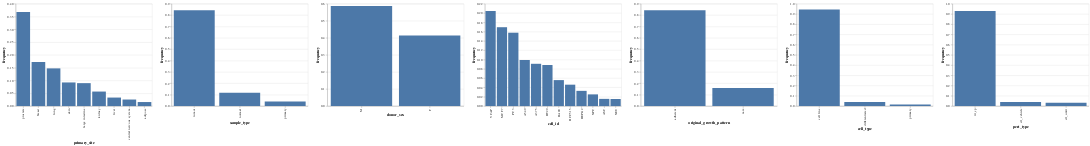

Notebook code cell kept with this figure:
### Markdown cell above
Next we can examine the frequency of each metadata field in our dataset.

### Code cell
fields = [
    "primary_site",
    "sample_type",
    "donor_sex",
    "cell_id",
    "original_growth_pattern",
    "cell_type",
    "pert_type",
]
alt.hconcat(*[dataset.plot_meta_counts(field) for field in fields])

### Figure 1 — Vega-Lite specification as saved in the notebook (floating-point values rounded to 4 significant figures)
{"$schema": "https://vega.github.io/schema/vega-lite/v3.3.0.json", "config": {"mark": {"tooltip": null}, "view": {"height": 300, "width": 400}}, "datasets": {"data-1839b53fefb994384ce65ab761bbb26b": [{"frequency": 0.8423, "original_growth_pattern": "adherent"}, {"frequency": 0.1577, "original_growth_pattern": "mix"}], "data-482d76b7ea06c905145fcdeef9f92a31": [{"frequency": 0.8425, "sample_type": "tumor"}, {"frequency": 0.117, "sample_type": "normal"}, {"frequency": 0.04054, "sample_type": "primary"}], "data-8ab61c9d63771bb66da40cfa06fbea1d": [{"frequency": 0.928, "pert_type": "trt_cp"}, {"frequency": 0.03912, "pert_type": "ctl_vehicle"}, {"frequency": 0.03292, "pert_type": "ctl_untrt"}], "data-c115a18ba832446076d4918ecd0d3e21": [{"cell_type": "cell line", "frequency": 0.9442}, {"cell_type": "differentiated", "frequency": 0.04032}, {"cell_type": "primary", "frequency": 0.01544}], "data-ca696c7f43cf8b647e65c46e85768471": [{"donor_sex": "M", "frequency": 0.5862}, {"donor_sex": "F", "frequency": 0.4138}], "data-d9ac7186b30b2984b872ac4c8e295637": [{"frequency": 0.3676, "primary_site": "prostate"}, {"frequency": 0.1722, "primary_site": "breast"}, {"frequency": 0.1473, "primary_site": "lung"}, {"frequency": 0.09228, "primary_site": "skin"}, {"frequency": 0.08959, "primary_site": "large intestine"}, {"frequency": 0.05666, "primary_site": "kidney"}, {"frequency": 0.03318, "primary_site": "liver"}, {"frequency": 0.02549, "primary_site": "central nervous system"}, {"frequency": 0.01568, "primary_site": "adipose"}], "data-e29a96d30b94cd99a52d038d55815334": [{"cell_id": "VCAP", "frequency": 0.2043}, {"cell_id": "MCF7", "frequency": 0.1695}, {"cell_id": "PC3", "frequency": 0.1577}, {"cell_id": "A549", "frequency": 0.0991}, {"cell_id": "A375", "frequency": 0.09087}, {"cell_id": "HT29", "frequency": 0.08823}, {"cell_id": "HA1E", "frequency": 0.0558}, {"cell_id": "HCC515", "frequency": 0.04597}, {"cell_id": "HEPG2", "frequency": 0.03268}, {"cell_id": "NPC", "frequency": 0.0251}, {"cell_id": "ASC", "frequency": 0.01544}, {"cell_id": "NEU", "frequency": 0.01522}]}, "hconcat": [{"data": {"name": "data-d9ac7186b30b2984b872ac4c8e295637"}, "encoding": {"x": {"field": "primary_site", "sort": null, "type": "nominal"}, "y": {"field": "frequency", "type": "quantitative"}}, "mark": "bar"}, {"data": {"name": "data-482d76b7ea06c905145fcdeef9f92a31"}, "encoding": {"x": {"field": "sample_type", "sort": null, "type": "nominal"}, "y": {"field": "frequency", "type": "quantitative"}}, "mark": "bar"}, {"data": {"name": "data-ca696c7f43cf8b647e65c46e85768471"}, "encoding": {"x": {"field": "donor_sex", "sort": null, "type": "nominal"}, "y": {"field": "frequency", "type": "quantitative"}}, "mark": "bar"}, {"data": {"name": "data-e29a96d30b94cd99a52d038d55815334"}, "encoding": {"x": {"field": "cell_id", "sort": null, "type": "nominal"}, "y": {"field": "frequency", "type": "quantitative"}}, "mark": "bar"}, {"data": {"name": "data-1839b53fefb994384ce65ab761bbb26b"}, "encoding": {"x": {"field": "original_growth_pattern", "sort": null, "type": "nominal"}, "y": {"field": "frequency", "type": "quantitative"}}, "mark": "bar"}, {"data": {"name": "data-c115a18ba832446076d4918ecd0d3e21"}, "encoding": {"x": {"field": "cell_type", "sort": null, "type": "nominal"}, "y": {"field": "frequency", "type": "quantitative"}}, "mark": "bar"}, {"data": {"name": "data-8ab61c9d63771bb66da40cfa06fbea1d"}, "encoding": {"x": {"field": "pert_type", "sort": null, "type": "nominal"}, "y": {"field": "frequency", "type": "quantitative"}}, "mark": "bar"}]}
